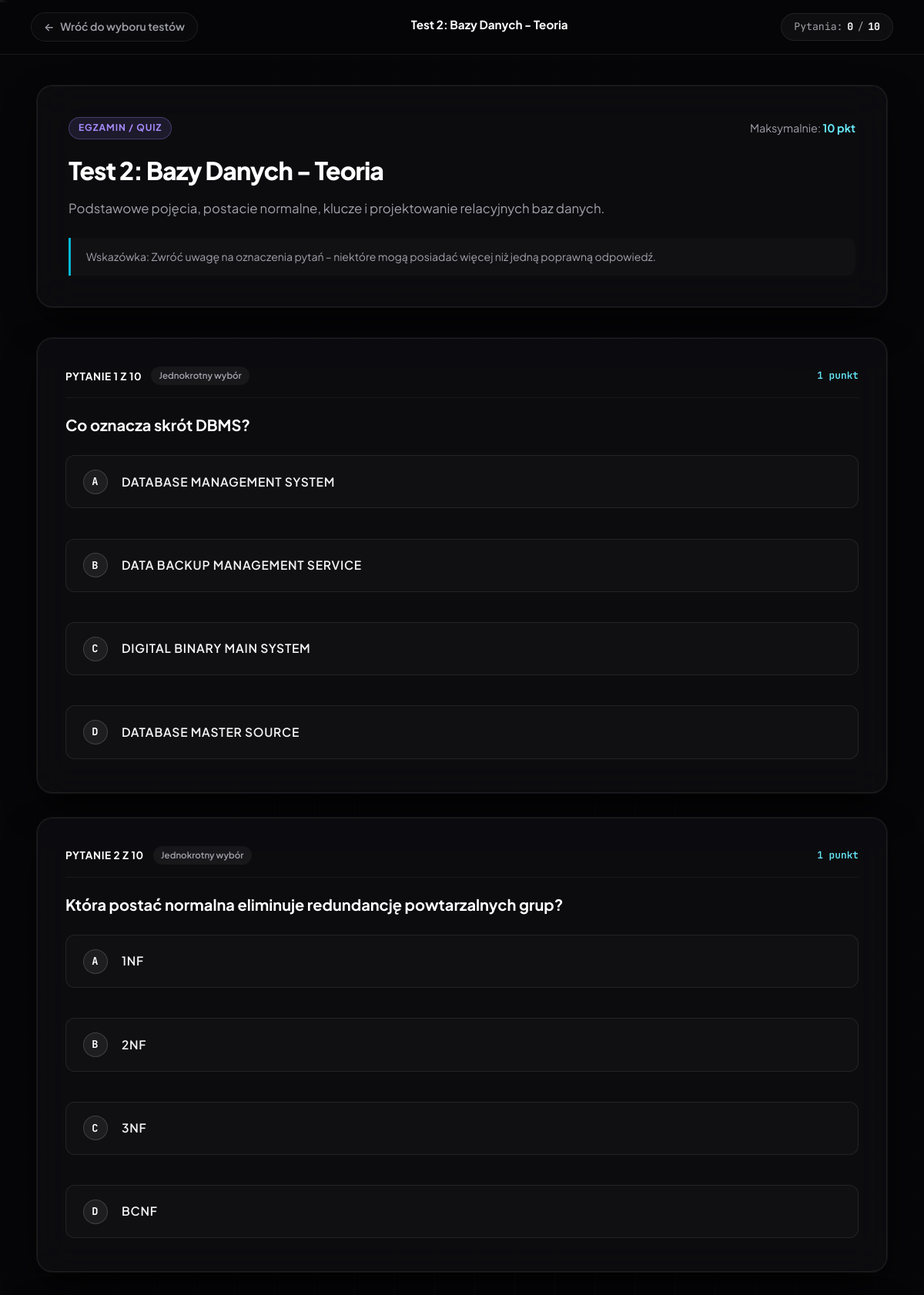
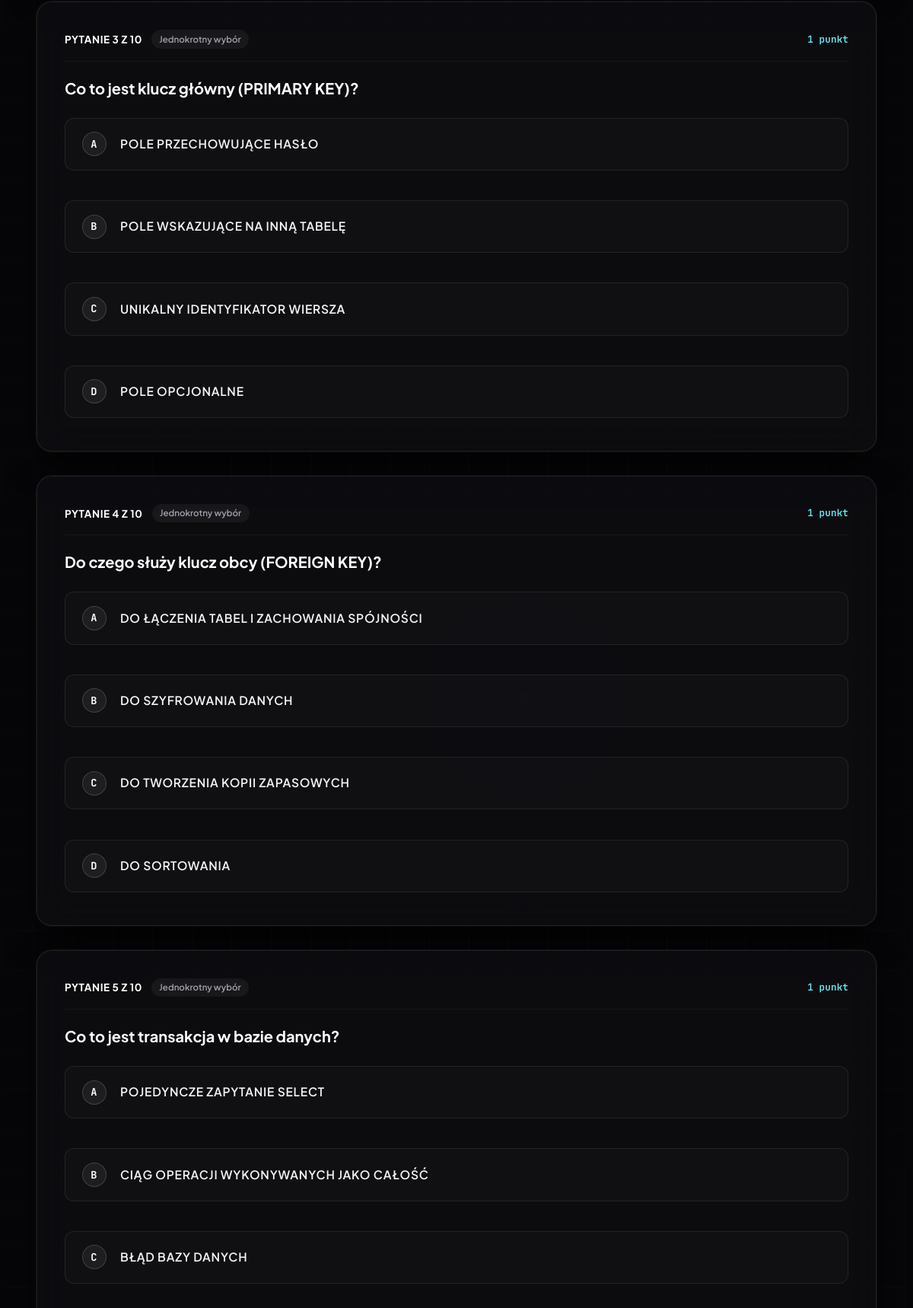
The app's page /testy.php?id=2 (signed in, upper part) with its own data (2 pictures, top to bottom).
### tables this page shows
CREATE TABLE test(
    id int unsigned AUTO_INCREMENT PRIMARY KEY,
    nazwa text not null,
    opis text,
    max_pkt int not null DEFAULT 0
);

CREATE TABLE pytania(
    id int unsigned AUTO_INCREMENT PRIMARY KEY,
    id_testu int unsigned not null,
    tresc text not null,
    pkt int not null DEFAULT 1,
    dobra_odp varchar(1) not null DEFAULT 'A',
    CONSTRAINT fk_pytania_test FOREIGN KEY (id_testu) REFERENCES test(id) ON DELETE CASCADE
);

CREATE TABLE odpowiedzi(
    id_odp int unsigned AUTO_INCREMENT PRIMARY KEY,
    id_pytania int unsigned not null,
    tresc text not null,
    literka varchar(1) not null,
    poprawna boolean not null DEFAULT 0,
    CONSTRAINT fk_odpowiedzi_pytanie FOREIGN KEY (id_pytania) REFERENCES pytania(id) ON DELETE CASCADE
);

### testy.php (the view, shortened to what this page needs)
<?php
require_once __DIR__ . '/db.php';
$test_id = (int)($_GET['id'] ?? 0);
$stmt = mysqli_prepare($conn, "SELECT id, nazwa, opis, max_pkt FROM test WHERE id = ?");
mysqli_stmt_bind_param($stmt, "i", $test_id);
mysqli_stmt_execute($stmt);
$test_res = mysqli_stmt_get_result($stmt);
$test = mysqli_fetch_assoc($test_res);
$q_stmt = mysqli_prepare($conn, "SELECT id, tresc, pkt, dobra_odp FROM pytania WHERE id_testu = ? ORDER BY id ASC");
mysqli_stmt_bind_param($q_stmt, "i", $test_id);
mysqli_stmt_execute($q_stmt);
$q_res = mysqli_stmt_get_result($q_stmt);
$questions = [];
while ($q = mysqli_fetch_assoc($q_res)) {
    $a_stmt = mysqli_prepare($conn, "SELECT id_odp, tresc, literka, poprawna FROM odpowiedzi WHERE id_pytania = ? ORDER BY literka ASC, id_odp ASC");
    mysqli_stmt_bind_param($a_stmt, "i", $q['id']);
    mysqli_stmt_execute($a_stmt);
    $a_res = mysqli_stmt_get_result($a_stmt);
    $answers = [];
    $correct_count = 0;
    while ($a = mysqli_fetch_assoc($a_res)) {
        if (!empty($a['poprawna'])) {
            $correct_count++;
        }
        $answers[] = $a;
    }
    $q['answers'] = $answers;
    $q['is_multiple'] = ($correct_count > 1);
    $questions[] = $q;
}
$total_questions = count($questions);
?>
<!DOCTYPE html>
<html lang="pl">
<head>
    <link rel="stylesheet" href="style.css">
</head>
<body class="test-runner-page">
    <div class="bg-animation" aria-hidden="true">
        <div class="bg-grid"></div>
        <div class="glow-orb orb-3"></div>
        <div class="particles">
        </div>
    </div>
    <nav class="test-nav">
        <div class="test-nav-left">
            <a href="main.php" class="btn-back">
                <span class="arrow">&larr;</span>
                <span>Wróć do wyboru testów</span>
            </a>
        </div>
        <div class="test-nav-title">
            <span class="test-running-name"><?= htmlspecialchars($test['nazwa']) ?></span>
        </div>
        <div class="test-nav-right">
            <div class="progress-pill">
                <span>Pytania:</span>
                <strong id="answeredCount">0</strong> / <strong><?= $total_questions ?></strong>
            </div>
        </div>
    </nav>
    <div class="test-container">
        <header class="test-header-card">
            <div class="test-header-top">
                <span class="test-category-tag">Egzamin / Quiz</span>
                <span class="test-max-score">Maksymalnie: <strong><?= (int)$test['max_pkt'] ?> pkt</strong></span>
            </div>
            <h1 class="test-main-title"><?= htmlspecialchars($test['nazwa']) ?></h1>
            <p class="test-main-desc"><?= htmlspecialchars($test['opis'] ?: 'Odpowiedz na wszystkie pytania i zatwierdź test na dole strony.') ?></p>
            <div class="test-instruction">
                <span>Wskazówka: Zwróć uwagę na oznaczenia pytań – niektóre mogą posiadać więcej niż jedną poprawną odpowiedź.</span>
            </div>
        </header>
        <?php if ($total_questions === 0): ?>
            <div class="empty-state">
                <h3>Ten test nie zawiera jeszcze żadnych pytań</h3>
                <p>Nauczyciel nie dodał pytań do tego testu.</p>
                <a href="main.php" class="btn-primary" style="margin-top: 1rem;">Powrót do menu</a>
            </div>
        <?php else: ?>
            <form action="wynik.php" method="POST" id="testForm">
                <div class="questions-list">
                    <?php foreach ($questions as $index => $q): ?>
                        <?php
                            $q_num = $index + 1;
                        ?>
                        <div class="question-card" id="q-card-<?= $q['id'] ?>" data-question-id="<?= $q['id'] ?>">
                            <div class="question-card-header">
                                <div class="q-number-badge">
                                    <span class="q-badge-num">Pytanie <?= $q_num ?> z <?= $total_questions ?></span>
                                    <?php if ($q['is_multiple']): ?>
                                        <span class="q-type-badge multi">Wielokrotny wybór</span>
                                    <?php else: ?>
                                        <span class="q-type-badge single">Jednokrotny wybór</span>
                                    <?php endif; ?>
                                </div>
                                <div class="q-points-badge">
                                    <?= (int)$q['pkt'] ?> <?= (int)$q['pkt'] === 1 ? 'punkt' : 'punkty' ?>
                                </div>
                            </div>
                            <div class="question-body">
                                <h3 class="question-text"><?= htmlspecialchars($q['tresc']) ?></h3>
                                <div class="options-container">
                                    <?php foreach ($q['answers'] as $ans): ?>
                                        <label class="option-card" for="opt-<?= $ans['id_odp'] ?>">
                                            <span class="option-indicator"><?= htmlspecialchars($ans['literka']) ?></span>
                                            <span class="option-label-text"><?= htmlspecialchars($ans['tresc']) ?></span>
                                        </label>
                                    <?php endforeach; ?>
                                </div>
                            </div>
                        </div>
                    <?php endforeach; ?>
                </div>
            </form>
        <?php endif; ?>
    </div>
</body>
</html>

### records on screen
test: nazwa "Test 2: Bazy Danych - Teoria", max_pkt "10", opis "Podstawowe pojęcia, postacie normalne, klucze i projektowanie relacyjnych baz danych."
pytania: q_num "1", pkt "1", shows "punkt", tresc "Co oznacza skrót DBMS?"
odpowiedzi: literka "A", tresc "DATABASE MANAGEMENT SYSTEM"
odpowiedzi: literka "B", tresc "DATA BACKUP MANAGEMENT SERVICE"
odpowiedzi: literka "C", tresc "DIGITAL BINARY MAIN SYSTEM"
odpowiedzi: literka "D", tresc "DATABASE MASTER SOURCE"
pytania: q_num "2", pkt "1", shows "punkt", tresc "Która postać normalna eliminuje redundancję powtarzalnych grup?"
odpowiedzi: literka "A", tresc "1NF"
odpowiedzi: literka "B", tresc "2NF"
odpowiedzi: literka "C", tresc "3NF"
odpowiedzi: literka "D", tresc "BCNF"
pytania: q_num "3", pkt "1", shows "punkt", tresc "Co to jest klucz główny (PRIMARY KEY)?"
odpowiedzi: literka "A", tresc "POLE PRZECHOWUJĄCE HASŁO"
odpowiedzi: literka "B", tresc "POLE WSKAZUJĄCE NA INNĄ TABELĘ"
odpowiedzi: literka "C", tresc "UNIKALNY IDENTYFIKATOR WIERSZA"
odpowiedzi: literka "D", tresc "POLE OPCJONALNE"
pytania: q_num "4", pkt "1", shows "punkt", tresc "Do czego służy klucz obcy (FOREIGN KEY)?"
odpowiedzi: literka "A", tresc "DO ŁĄCZENIA TABEL I ZACHOWANIA SPÓJNOŚCI"
odpowiedzi: literka "B", tresc "DO SZYFROWANIA DANYCH"
odpowiedzi: literka "C", tresc "DO TWORZENIA KOPII ZAPASOWYCH"
odpowiedzi: literka "D", tresc "DO SORTOWANIA"
pytania: q_num "5", pkt "1", shows "punkt", tresc "Co to jest transakcja w bazie danych?"
odpowiedzi: literka "A", tresc "POJEDYNCZE ZAPYTANIE SELECT"
odpowiedzi: literka "B", tresc "CIĄG OPERACJI WYKONYWANYCH JAKO CAŁOŚĆ"
odpowiedzi: literka "C", tresc "BŁĄD BAZY DANYCH"

### other values on screen
$total_questions "10"
